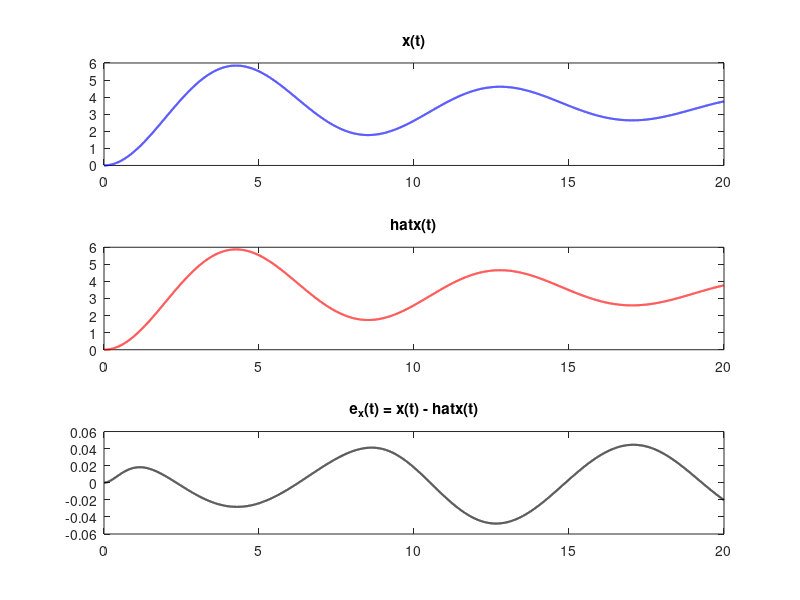
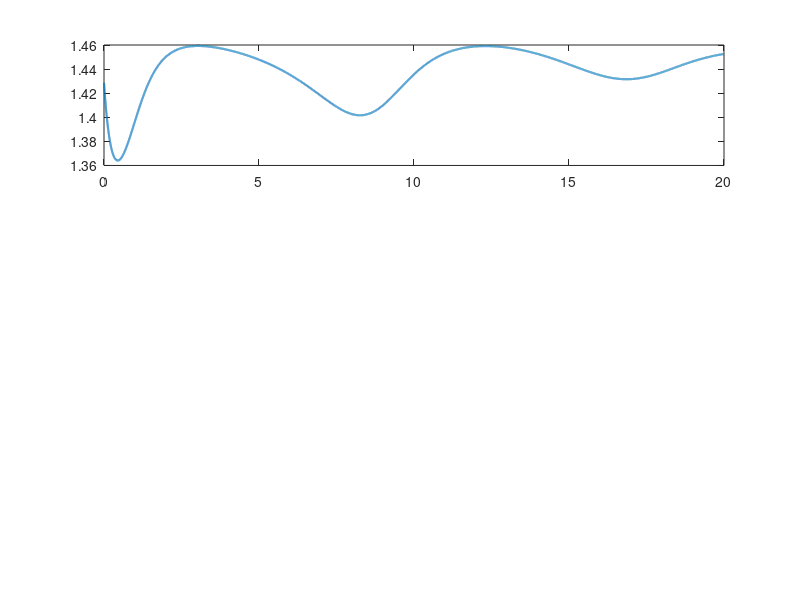

Reproduce these figures in MATLAB, in order. (Note: this script raises an error after producing the figures.)
clc; clear; close all;

% Πραγματικές τιμές παραμέτρων
m_true = 1.315;
b_true = 0.225;
k_true = 0.725;

% Ρυθμίσεις προσομοίωσης
dt = 0.001;
T = 20;
t = 0:dt:T;
N = length(t);

% Είσοδος: u(t) = 2.5
u = 2.5 * ones(1, N);

% Πραγματική κίνηση x(t)
x = zeros(1, N); dx = zeros(1, N); ddx = zeros(1, N);
x(1) = 0; dx(1) = 0;
for i = 1:N-1
    ddx(i) = (1/m_true)*(u(i) - b_true*dx(i) - k_true*x(i));
    dx(i+1) = dx(i) + dt * ddx(i);
    x(i+1) = x(i) + dt * dx(i);
end
ddx(end) = ddx(end-1);

% Εκτιμητής - Gradient
theta_hat = zeros(3, N);
theta_hat(:,1) = [0.1; 0.5; 0.7];  % Αρχικές εκτιμήσεις
gamma = 0.5;                       % Ρυθμός μάθησης

for i = 1:N-1
    phi = [-dx(i); -x(i); u(i)];
    ddx_hat = phi' * theta_hat(:, i);
    e = ddx(i) - ddx_hat;
    
    theta_hat(:, i+1) = theta_hat(:, i) + gamma * phi * e * dt;
    
    % Προστασία θ3 για αποφυγή αριθμητικής κατάρρευσης
    if abs(theta_hat(3,i+1)) < 0.05
        theta_hat(3,i+1) = 0.05;
    end
end

% Υπολογισμός παραμέτρων m, b, k
m_hat = 1 ./ theta_hat(3,:);
b_hat = theta_hat(1,:) ./ theta_hat(3,:);
k_hat = theta_hat(2,:) ./ theta_hat(3,:);

% Περιορισμός (saturation) στις παραμέτρους
m_hat = min(max(m_hat, 1), 2);       % [1, 2]
b_hat = min(max(b_hat, 0), 0.5);     % [0, 0.5]
k_hat = min(max(k_hat, 0.5), 1);     % [0.5, 1]

% Ανακατασκευή εκτιμώμενης κίνησης x̂(t)
x_hat = zeros(1, N);
dx_hat = zeros(1, N);
ddx_hat = zeros(1, N);
for i = 1:N-1
    ddx_hat(i) = (1/m_hat(i)) * (u(i) - b_hat(i)*dx_hat(i) - k_hat(i)*x_hat(i));
    dx_hat(i+1) = dx_hat(i) + dt * ddx_hat(i);
    x_hat(i+1) = x_hat(i) + dt * dx_hat(i);
end
ddx_hat(end) = ddx_hat(end-1);
e_x = x - x_hat;

% === Γραφήματα ===
figure;
subplot(3,1,1); plot(t, x, 'b', 'LineWidth', 1.5); title('x(t)');
subplot(3,1,2); plot(t, x_hat, 'r', 'LineWidth', 1.5); title('hat{x}(t)');
subplot(3,1,3); plot(t, e_x, 'k', 'LineWidth', 1.5); title('e_x(t) = x(t) - hat{x}(t)');

figure;
subplot(3,1,1); plot(t, m_hat, 'LineWidth', 1.5); yline(m_true, '--r');
title('Εκτίμηση μάζας hat/{m}(t)'); ylabel('m');

subplot(3,1,2); plot(t, b_hat, 'LineWidth', 1.5); yline(b_true, '--r');
title('Εκτίμηση απόσβεσης hat/{b}(t)'); ylabel('b');

subplot(3,1,3); plot(t, k_hat, 'LineWidth', 1.5); yline(k_true, '--r');
title('Εκτίμηση σταθεράς ελατηρίου hat/{k}(t)'); ylabel('k'); xlabel('Χρόνος (s)');

